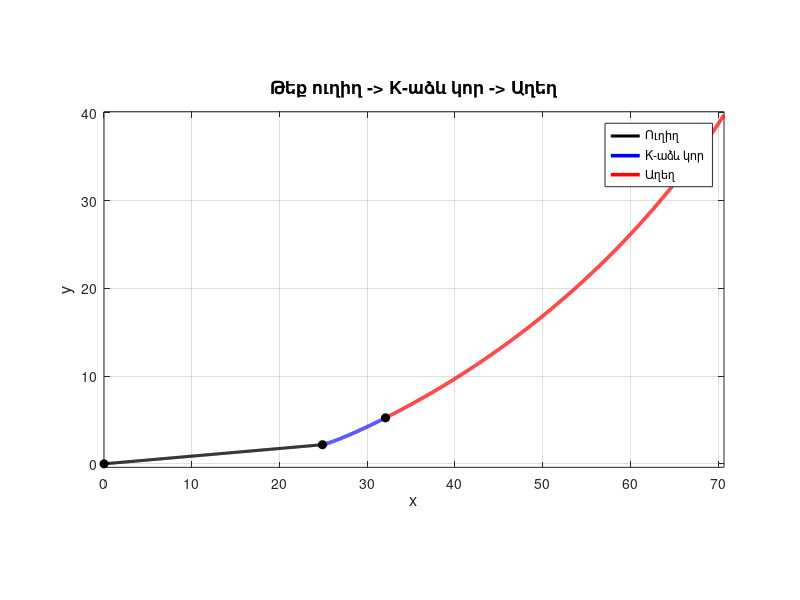

Write the MATLAB code that produced this figure.

k   = 0.2;              
R0  = 100;             
L   = 400;              
phi = 30*pi/180;        

Ls     = 25;           
alpha0 = 5*pi/180;      

p = (1-k)/k;


f = @(beta) (L./(k.*beta)) .* (sin(beta)).^p - R0;

a_scan = 1e-4;
b_scan = pi/2 - 1e-4;
Nscan  = 6000;

beta_scan = linspace(a_scan, b_scan, Nscan);
f_scan = arrayfun(f, beta_scan);

idx = 0;
for i = 1:length(f_scan)-1
    if f_scan(i)*f_scan(i+1) < 0
        idx = i;
        break;
    end
end

if idx == 0
    error('beta0-ի իրական լուծում չգտնվեց');
end

a = beta_scan(idx);
b = beta_scan(idx+1);

fa = f(a);
fb = f(b);

if fa*fb > 0
    error('Կիսման մեթոդի համար ճիշտ միջակայք չի գտնվել');
end

tol = 1e-12;
maxIter = 1000;

for iter = 1:maxIter
    c = (a + b)/2;
    fc = f(c);

    if fa*fc < 0
        b = c;
        fb = fc;
    else
        a = c;
        fa = fc;
    end

    if abs(b - a) < tol
        break;
    end
end

beta0 = (a + b)/2;
A0    = L/(k*beta0);


Nk = 4000;
beta = linspace(0, beta0, Nk);

Fx = cos(beta) .* (sin(beta)).^p;
Fy = sin(beta) .* (sin(beta)).^p;

xK_local = zeros(1, Nk);
yK_local = zeros(1, Nk);

for i = 2:Nk
    db = beta(i) - beta(i-1);

    xK_local(i) = xK_local(i-1) + 0.5*db*(Fx(i-1) + Fx(i));
    yK_local(i) = yK_local(i-1) + 0.5*db*(Fy(i-1) + Fy(i));
end

xK_local = A0 * xK_local;
yK_local = A0 * yK_local;

Ns = 300;
s = linspace(0, Ls, Ns);

xS = s*cos(alpha0);
yS = s*sin(alpha0);

x1 = xS(end);
y1 = yS(end);


xK = zeros(1, Nk);
yK = zeros(1, Nk);

for i = 1:Nk
    xK(i) = x1 + xK_local(i)*cos(alpha0) - yK_local(i)*sin(alpha0);
    yK(i) = y1 + xK_local(i)*sin(alpha0) + yK_local(i)*cos(alpha0);
end


x2 = xK(end);
y2 = yK(end);

alpha1 = alpha0 + beta0;    

xc = x2 - R0*sin(alpha1);
yc = y2 + R0*cos(alpha1);

theta_start = atan2(y2 - yc, x2 - xc);

Nc = 1200;
theta = linspace(theta_start, theta_start + phi, Nc);

xC = xc + R0*cos(theta);
yC = yc + R0*sin(theta);


figure('Color','w','Position',[100 100 1100 600]);
hold on; grid on; box on; axis equal;

plot(xS, yS, 'k', 'LineWidth', 2.2);
plot(xK, yK, 'b', 'LineWidth', 2.6);
plot(xC, yC, 'r', 'LineWidth', 2.6);

plot(xS(1), yS(1), 'ko', 'MarkerFaceColor', 'k', 'MarkerSize', 6);    
plot(x1, y1, 'ko', 'MarkerFaceColor', 'k', 'MarkerSize', 6);          
plot(xK(end), yK(end), 'ko', 'MarkerFaceColor', 'k', 'MarkerSize', 6);

xlabel('x', 'FontSize', 12);
ylabel('y', 'FontSize', 12);
title('Թեք ուղիղ -> K-աձև կոր -> Աղեղ', 'FontSize', 13);
legend('Ուղիղ', 'K-աձև կոր', 'Աղեղ', 'Location', 'best');
